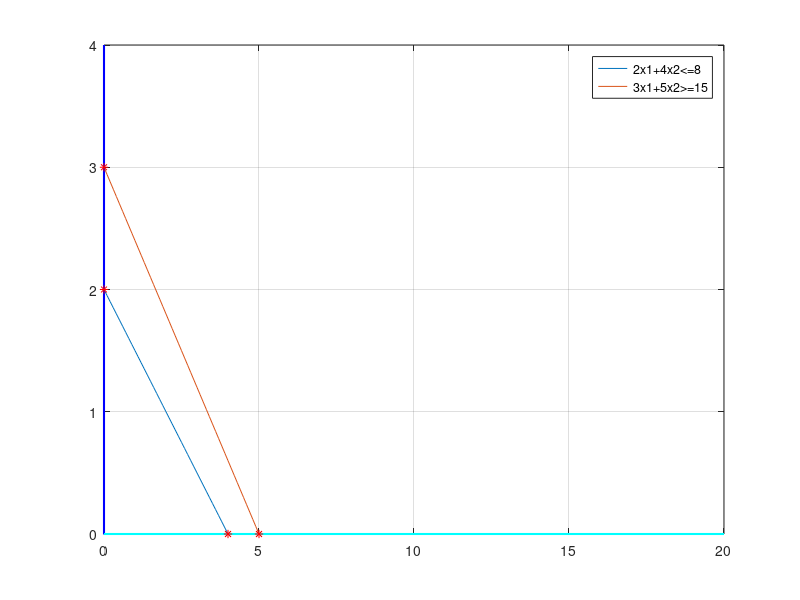

MATLAB code to generate this figure:
x1=0:.1:15;

y1=(8-2*x1)/4;

X_intercept1=[x1(find(y1==0)), y1(find(y1==0))];
Y_intercept1=[0, y1(find(x1==0))];

y2=(15-3*x1)/5;

X_intercept2=[x1(find(y2==0)), y2(find(y2==0))];
Y_intercept2=[0, y2(find(x1==0))];

plot(x1,y1,'-',x1,y2,'-');
grid on;

line([0,0], ylim, 'Color', 'b', 'LineWidth', 1.5,'HandleVisibility','off');
line(xlim, [0,0], 'Color', 'c', 'LineWidth', 1.5,'HandleVisibility','off');
legend('2x1+4x2<=8','3x1+5x2>=15');

xlim([0 inf]);
ylim([0 inf]);

intersection=[x1(find(y1==y2)),y1(find(y1==y2))];

hold on
plot(X_intercept1(1),X_intercept1(2),'-r*','HandleVisibility','off');
plot(X_intercept2(1),X_intercept2(2),'-r*','HandleVisibility','off');
plot(Y_intercept1(1),Y_intercept1(2),'-r*','HandleVisibility','off');
plot(Y_intercept2(1),Y_intercept2(2),'-r*','HandleVisibility','off');
plot(intersection(1),intersection(2),'-r*','HandleVisibility','off');

extremePoints=[X_intercept1;Y_intercept1;X_intercept2;Y_intercept2;intersection];
feasiblePoints=[];

disp(extremePoints);

for i=1:5
    if((2*extremePoints(i,1)+4*extremePoints(i,2)<=8)&&(3*extremePoints(i,1)+5*extremePoints(i,2)<=15)&&(extremePoints(i,1)>=0)&&(extremePoints(i,2)>=0))
        feasiblePoints=[feasiblePoints;extremePoints(i,:)];
    end
end

if ~isempty(feasiblePoints)
    disp(feasiblePoints);

    z=@(x,y)(3*x+2*y);
    maxz=0;
    maxx=0;
    maxy=0;

    for i=1:length(feasiblePoints)
        if z(feasiblePoints(i,1),feasiblePoints(i,2))>maxz
            maxz=z(feasiblePoints(i,1),feasiblePoints(i,2));
            maxx=feasiblePoints(i,1);
            maxy=feasiblePoints(i,2);
        end
    end

    disp([maxx maxy]);

else
    disp("Unfeasible problem");
end
